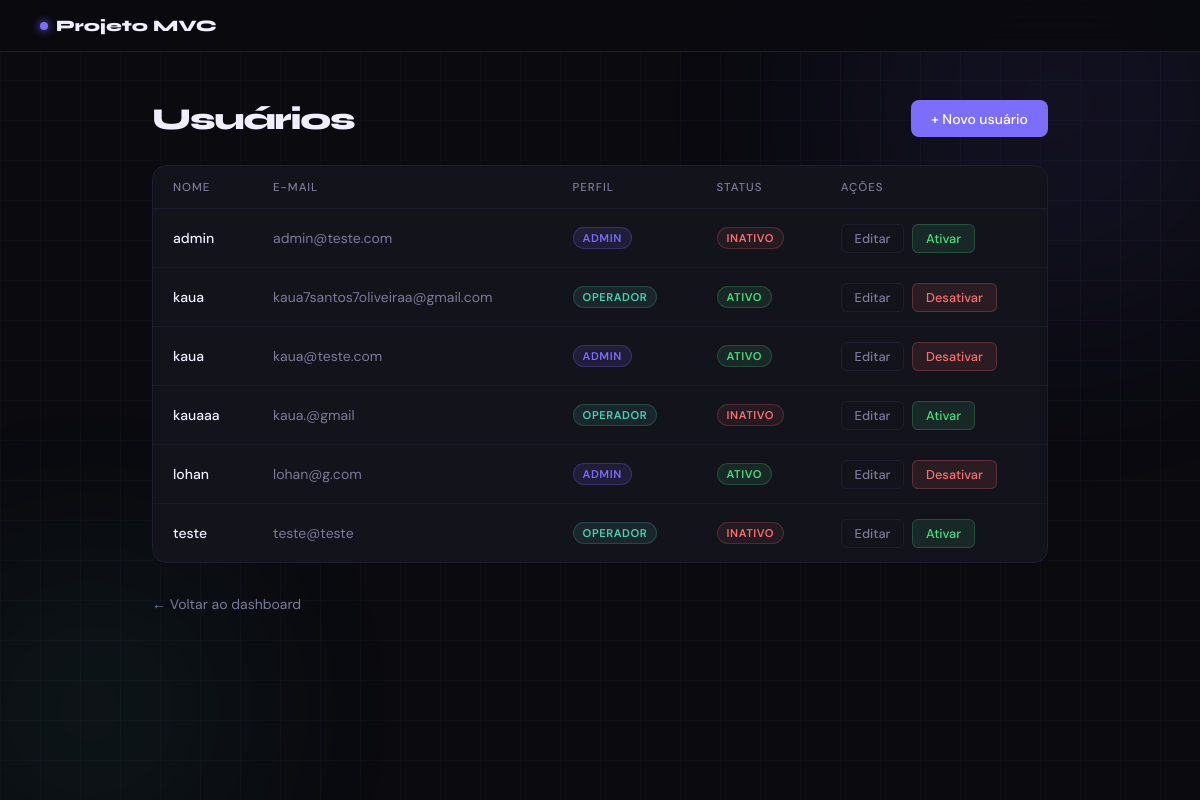
The app's page /usuarios/ (signed in) with its own data.
### app/models/usuario.py (models this page shows)
class Usuario(Base):
    __tablename__ = "usuarios"
    id = Column(Integer, primary_key=True, autoincrement=True)
    nome = Column(String(167), nullable=False)
    email = Column(String(167), unique=True, index=True, nullable=False)
    senha_hash = Column(String(255), nullable=False)
    role = Column(String(20), nullable=False, default="operador")
    ativo = Column(Boolean, default=True)
    criado_em = Column(DateTime, server_default=func.now())

### app/controllers/admin_controller.py (the view)
@router.get("/")
def listar_usuarios(request: Request,
                    db: Session = Depends(get_db),
                    admin = Depends(get_admin)# Bloqueia o acesso para usuarios que nao sejam admin
                    ):
    usuarios = db.query(Usuario).order_by(Usuario.nome).all()
    return templates.TemplateResponse(
        request,
        "usuarios/index.html",
        {"request": request,
         "admin": admin,
         "usuarios": usuarios}
    )

### app/templates/usuarios/index.html (shortened to what this page needs)
<!DOCTYPE html>
<html lang="pt-br">
<head>
</head>
<body>
<div class="blob blob-2"></div>
<nav>
  <a href="/" class="nav-logo">
    <span class="dot"></span>
    Projeto MVC
  </a>
</nav>
<main>
  <div class="page-header">
    <h1>Usuários</h1>
    <a href="/usuarios/novo" class="btn-new">+ Novo usuário</a>
  </div>
  <div class="table-wrap">
    <table>
      <thead>
        <tr>
          <th>Nome</th>
          <th>E-mail</th>
          <th>Perfil</th>
          <th>Status</th>
          <th>Ações</th>
        </tr>
      </thead>
      <tbody>
        {% for u in usuarios %}
        <tr>
          <td>{{ u.nome }}</td>
          <td>{{ u.email }}</td>
          <td>
            <span class="badge {% if u.role == 'admin' %}badge-admin{% else %}badge-user{% endif %}">
              {{ u.role }}
            </span>
          </td>
          <td>
            <span class="badge {% if u.ativo %}badge-ativo{% else %}badge-inativo{% endif %}">
              {{ "Ativo" if u.ativo else "Inativo" }}
            </span>
          </td>
          <td>
            <div class="actions-cell">
              <a href="/usuarios/{{ u.id }}/editar" class="btn-edit">Editar</a>
              <form action="/usuarios/{{ u.id }}/toggle-ativo" method="post" style="display:inline">
                <button type="submit" class="btn-toggle {% if u.ativo %}btn-desativar{% else %}btn-ativar{% endif %}">
                  {{ "Desativar" if u.ativo else "Ativar" }}
                </button>
              </form>
            </div>
          </td>
        </tr>
        {% endfor %}
      </tbody>
    </table>
  </div>
  <a href="/" class="back-link">← Voltar ao dashboard</a>
</main>
</body>
</html>

### app/templates/usuarios/index.html (style rules this page uses)
*, *::before, *::after { box-sizing: border-box; margin: 0; padding: 0; }
:root { --bg: #0a0a0f; --surface: #111118; --border: #1e1e2e; --accent: #7c6dfa; --accent2: #4fd1b5; --text: #f0eeff; --muted: #7a7a9a; --card-bg: #13131c; --danger: #f87171; }
body { font-family: 'DM Sans', sans-serif; background: var(--bg); color: var(--text); min-height: 100vh; }
body::before { content: ''; position: fixed; inset: 0; background-image: linear-gradient(var(--border) 1px, transparent 1px), linear-gradient(90deg, var(--border) 1px, transparent 1px); background-size: 40px 40px; opacity: 0.25; pointer-events: none; z-index: 0; }
.blob { position: fixed; border-radius: 50%; filter: blur(110px); opacity: 0.08; pointer-events: none; z-index: 0; }
.blob-2 { width: 300px; height: 300px; background: var(--accent2); bottom: -60px; left: -60px; }
nav { position: sticky; top: 0; z-index: 100; display: flex; align-items: center; justify-content: space-between; padding: 1rem 2.5rem; background: rgba(10, 10, 15, 0.88); backdrop-filter: blur(16px); border-bottom: 1px solid var(--border); }
.nav-logo { font-family: 'Syne', sans-serif; font-weight: 800; font-size: 1rem; color: var(--text); text-decoration: none; display: flex; align-items: center; gap: 8px; }
.nav-logo .dot { width: 8px; height: 8px; border-radius: 50%; background: var(--accent); box-shadow: 0 0 10px var(--accent); }
main { position: relative; z-index: 1; max-width: 960px; margin: 0 auto; padding: 3rem 2rem 5rem; }
.page-header { display: flex; align-items: center; justify-content: space-between; margin-bottom: 1.75rem; opacity: 0; animation: fadeUp 0.5s ease 0.1s forwards; }
.page-header h1 { font-family: 'Syne', sans-serif; font-weight: 800; font-size: 1.9rem; letter-spacing: -0.04em; }
.btn-new { font-family: 'DM Sans', sans-serif; font-size: 0.875rem; font-weight: 500; color: #fff; background: var(--accent); border: none; border-radius: 8px; padding: 0.6rem 1.25rem; cursor: pointer; text-decoration: none; transition: opacity 0.2s, transform 0.2s; display: inline-flex; align-items: center; gap: 6px; }
.table-wrap { background: var(--card-bg); border: 1px solid var(--border); border-radius: 14px; overflow: hidden; opacity: 0; animation: fadeUp 0.6s ease 0.3s forwards; }
table { width: 100%; border-collapse: collapse; font-size: 0.875rem; }
thead tr { border-bottom: 1px solid var(--border); }
thead th { padding: 0.85rem 1.25rem; text-align: left; font-size: 0.72rem; font-weight: 500; letter-spacing: 0.08em; text-transform: uppercase; color: var(--muted); }
tbody tr { border-bottom: 1px solid rgba(30, 30, 46, 0.7); transition: background 0.15s; }
tbody tr:last-child { border-bottom: none; }
td { padding: 0.9rem 1.25rem; color: var(--muted); vertical-align: middle; }
td:first-child { color: var(--text); font-weight: 500; }
.badge { display: inline-block; font-size: 0.7rem; font-weight: 600; letter-spacing: 0.05em; text-transform: uppercase; padding: 3px 9px; border-radius: 20px; }
.badge-admin { background: rgba(124, 109, 250, 0.12); color: var(--accent); border: 1px solid rgba(124, 109, 250, 0.25); }
.badge-user { background: rgba(79, 209, 181, 0.1); color: var(--accent2); border: 1px solid rgba(79, 209, 181, 0.2); }
.badge-ativo { background: rgba(74, 222, 128, 0.1); color: #4ade80; border: 1px solid rgba(74, 222, 128, 0.2); }
.badge-inativo { background: rgba(248, 113, 113, 0.08); color: var(--danger); border: 1px solid rgba(248, 113, 113, 0.2); }
.actions-cell { display: flex; align-items: center; gap: 0.5rem; }
.btn-edit { font-family: 'DM Sans', sans-serif; font-size: 0.8rem; font-weight: 500; color: var(--muted); background: transparent; border: 1px solid var(--border); border-radius: 6px; padding: 0.32rem 0.8rem; cursor: pointer; text-decoration: none; transition: color 0.2s, border-color 0.2s; }
.btn-toggle { font-family: 'DM Sans', sans-serif; font-size: 0.8rem; font-weight: 500; border-radius: 6px; padding: 0.32rem 0.8rem; cursor: pointer; border: 1px solid transparent; transition: opacity 0.2s; }
.btn-desativar { background: rgba(248, 113, 113, 0.1); color: var(--danger); border-color: rgba(248, 113, 113, 0.25); }
.btn-ativar { background: rgba(74, 222, 128, 0.1); color: #4ade80; border-color: rgba(74, 222, 128, 0.22); }
.back-link { display: inline-flex; align-items: center; gap: 6px; margin-top: 2rem; font-size: 0.875rem; color: var(--muted); text-decoration: none; transition: color 0.2s; opacity: 0; animation: fadeUp 0.5s ease 0.5s forwards; }

### records on screen
Usuario: nome "admin", email "admin@teste.com", role "ADMIN", ativo "INATIVO", ativo "Ativar"
Usuario: nome "kaua", email "kaua7santos7oliveiraa@gmail.com", role "OPERADOR", ativo "ATIVO", ativo "Desativar"
Usuario: nome "kaua", email "kaua@teste.com", role "ADMIN", ativo "ATIVO", ativo "Desativar"
Usuario: nome "kauaaa", email "kaua.@gmail", role "OPERADOR", ativo "INATIVO", ativo "Ativar"
Usuario: nome "lohan", email "lohan@g.com", role "ADMIN", ativo "ATIVO", ativo "Desativar"
Usuario: nome "teste", email "teste@teste", role "OPERADOR", ativo "INATIVO", ativo "Ativar"
